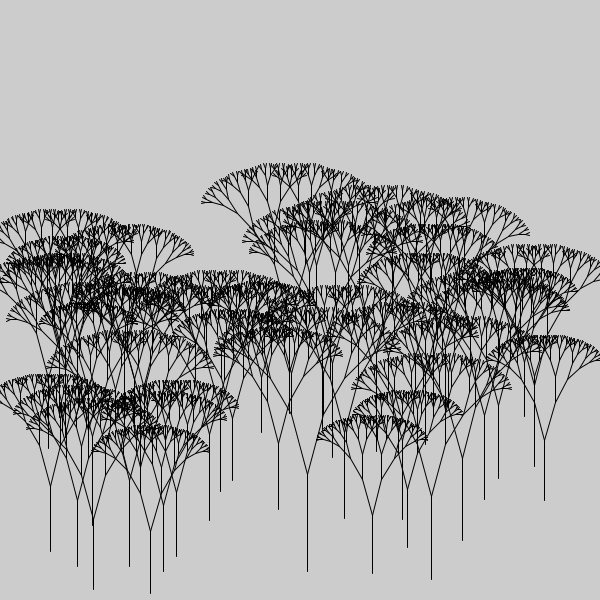
Frame 1 (no input)
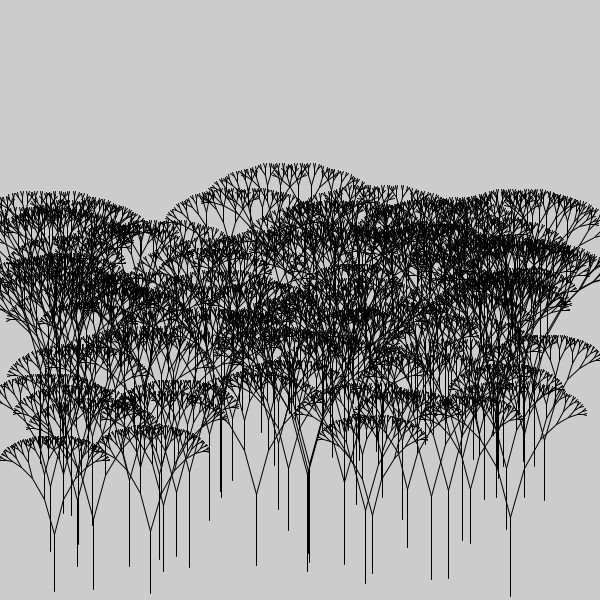
Frame 2 (the mouse pressed at the canvas centre, redrawn once)

The Processing sketch that drew these frames (run headless with seeded random() and noise(); the mouse was pressed at the canvas centre and the sketch redrawn once):

// Processing sketch: sk_recursive_tree_for
// ── sk_recursive_tree_for.pde
void setup()
{
  size( 600, 600 );
  noLoop();  // アニメーションしない
}

void draw()
{
  // 40本の樹木を描画する．
  for( int iTree = 0; iTree < 40; iTree++ )
  {
    // 樹木の開始点をランダムに決定する．
    float fBeginX = random( 40, 560 );
    float fBeginY = random( 400, 600 );
    
    // 最初の再帰呼び出し
    drawTree( fBeginX, fBeginY, random( 50, 100 ), -90, 8 );
  }
}

/**
  再帰関数：線を再帰的に短くし，回転させながら２分岐描画する．
*/
void drawTree( float fBeginX, float fBeginY, float fLength, float fRot, int iLevel )
{
  if( iLevel > 0 )
  {
     // 線の終点
    float fEndX = fBeginX + cos( radians( fRot ) ) * fLength;
    float fEndY = fBeginY + sin( radians( fRot ) ) * fLength;
    
    // 線の描画
    line( fBeginX, fBeginY, fEndX, fEndY );
    
    // 再帰呼び出し
    drawTree( fEndX, fEndY, fLength * 0.65, fRot + 15, iLevel - 1 );
    drawTree( fEndX, fEndY, fLength * 0.65, fRot - 15, iLevel - 1 );
  }
}
